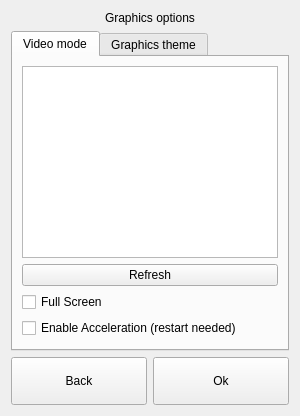
  <widget class="QWidget" name="page_3">
   <layout class="QGridLayout">
    <item row="2" column="0">
     <layout class="QHBoxLayout">
      <item>
       <widget class="QPushButton" name="bGraphicsBack">
        <property name="sizePolicy">
         <sizepolicy hsizetype="Expanding" vsizetype="Fixed">
          <horstretch>0</horstretch>
          <verstretch>0</verstretch>
         </sizepolicy>
        </property>
        <property name="minimumSize">
         <size>
          <width>0</width>
          <height>48</height>
         </size>
        </property>
        <property name="maximumSize">
         <size>
          <width>16777215</width>
          <height>48</height>
         </size>
        </property>
        <property name="cursor">
         <cursorShape>PointingHandCursor</cursorShape>
        </property>
        <property name="text">
         <string>Back</string>
        </property>
        <property name="iconSize">
         <size>
          <width>32</width>
          <height>32</height>
         </size>
        </property>
       </widget>
      </item>
      <item>
       <widget class="QPushButton" name="bGraphicsOk">
        <property name="sizePolicy">
         <sizepolicy hsizetype="Expanding" vsizetype="Fixed">
          <horstretch>0</horstretch>
          <verstretch>0</verstretch>
         </sizepolicy>
        </property>
        <property name="minimumSize">
         <size>
          <width>0</width>
          <height>48</height>
         </size>
        </property>
        <property name="maximumSize">
         <size>
          <width>16777215</width>
          <height>48</height>
         </size>
        </property>
        <property name="cursor">
         <cursorShape>PointingHandCursor</cursorShape>
        </property>
        <property name="text">
         <string>Ok</string>
        </property>
        <property name="icon">
         <iconset resource="resources.qrc">
          <normaloff>:/images/icons/button_ok.png</normaloff>:/images/icons/button_ok.png</iconset>
        </property>
        <property name="iconSize">
         <size>
          <width>32</width>
          <height>32</height>
         </size>
        </property>
       </widget>
      </item>
     </layout>
    </item>
    <item row="0" column="0">
     <widget class="QLabel" name="label_3">
      <property name="text">
       <string>Graphics options</string>
      </property>
      <property name="alignment">
       <set>Qt::AlignCenter</set>
      </property>
     </widget>
    </item>
    <item row="1" column="0">
     <widget class="QTabWidget" name="tabWidget">
      <property name="currentIndex">
       <number>0</number>
      </property>
      <widget class="QWidget" name="tabWidgetPage1" native="true">
       <attribute name="title">
        <string>Video mode</string>
       </attribute>
       <layout class="QVBoxLayout" name="verticalLayout_4">
        <item>
         <widget class="QListWidget" name="lwVideoMode">
          <property name="sizePolicy">
           <sizepolicy hsizetype="Expanding" vsizetype="Maximum">
            <horstretch>0</horstretch>
            <verstretch>0</verstretch>
           </sizepolicy>
          </property>
          <property name="minimumSize">
           <size>
            <width>0</width>
            <height>0</height>
           </size>
          </property>
          <property name="maximumSize">
           <size>
            <width>16777215</width>
            <height>16777215</height>
           </size>
          </property>
          <property name="horizontalScrollBarPolicy">
           <enum>Qt::ScrollBarAlwaysOff</enum>
          </property>
          <property name="editTriggers">
           <set>QAbstractItemView::NoEditTriggers</set>
          </property>
          <property name="selectionBehavior">
           <enum>QAbstractItemView::SelectRows</enum>
          </property>
         </widget>
        </item>
        <item>
         <widget class="QPushButton" name="pbRefreshGraphicModes">
          <property name="text">
           <string>Refresh</string>
          </property>
          <property name="icon">
           <iconset resource="resources.qrc">
            <normaloff>:/images/icons/reload.png</normaloff>:/images/icons/reload.png</iconset>
          </property>
         </widget>
        </item>
        <item>
         <widget class="QCheckBox" name="cbFullscreenMode">
          <property name="text">
           <string>Full Screen</string>
          </property>
         </widget>
        </item>
        <item>
         <widget class="QCheckBox" name="cbAccel">
          <property name="text">
           <string>Enable Acceleration (restart needed)</string>
          </property>
         </widget>
        </item>
       </layout>
      </widget>
      <widget class="QWidget" name="tabWidgetPage2" native="true">
       <attribute name="title">
        <string>Graphics theme</string>
       </attribute>
       <layout class="QVBoxLayout" name="verticalLayout">
        <item>
         <widget class="QListWidget" name="lwThemes"/>
        </item>
       </layout>
      </widget>
     </widget>
    </item>
   </layout>
  </widget>
